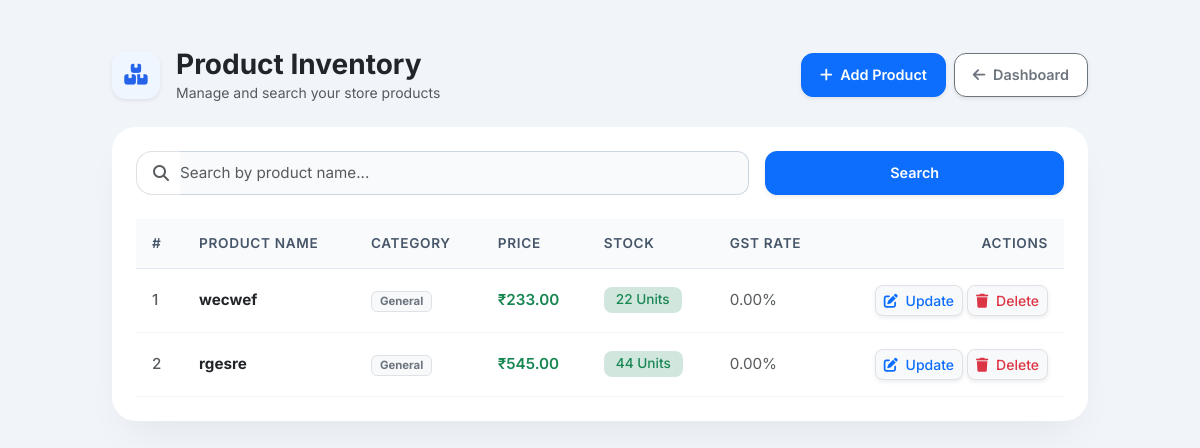
Page /products/ (signed in) on the earlier database version.
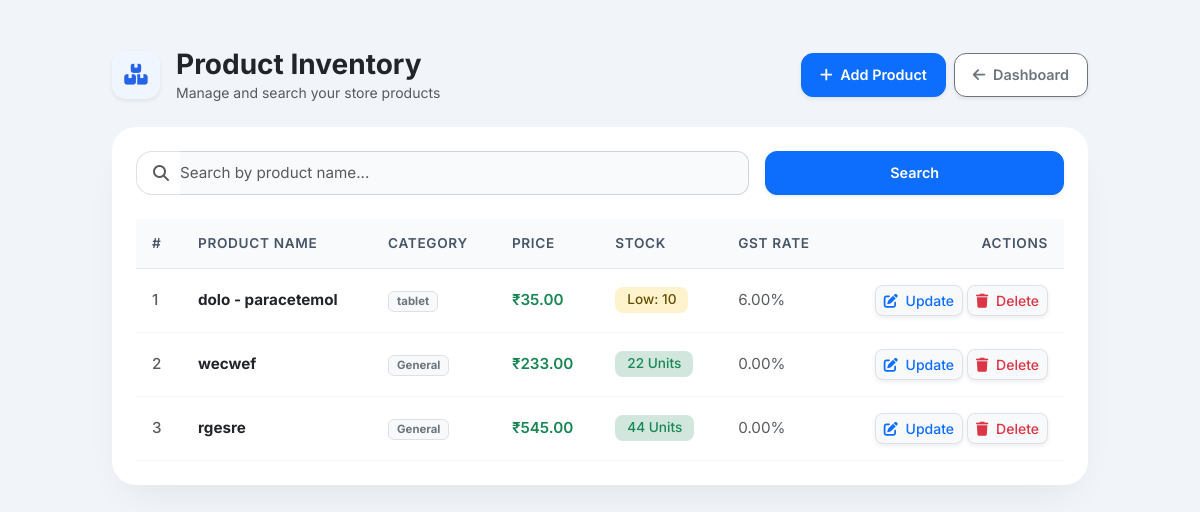
Same page on the later database version.
### billing_app/models.py (models this page shows, shortened)
class Product(models.Model):
    distributor = models.ForeignKey(User, on_delete=models.CASCADE)
    name = models.CharField(max_length=100)
    category = models.CharField(max_length=100, blank=True)
    price = models.DecimalField(max_digits=10, decimal_places=2)
    stock = models.IntegerField()
    gst_rate = models.DecimalField(max_digits=5, decimal_places=2, default=0.00)
    created_at = models.DateTimeField(auto_now_add=True)

### billing_app/views.py (the view)
# urls.py: path('products/', views.product_list_view, name='product_list'),
@login_required(login_url='login')
def product_list_view(request):
    query = request.GET.get('q', '')
    if query:
        products = Product.objects.filter(distributor=request.user, name__icontains=query).order_by('-created_at')
    else:
        products = Product.objects.filter(distributor=request.user).order_by('-created_at')
    paginator = Paginator(products, 10)
    page_number = request.GET.get('page')
    page_obj = paginator.get_page(page_number)
    return render(request, 'billing_app/product_list.html', {'page_obj': page_obj, 'query': query})

### billing_app/templates/billing_app/product_list.html (shortened to what the changed rows need)
<!DOCTYPE html>
<html lang="en">
<head>
    <link href="https://cdn.jsdelivr.net/npm/bootstrap@5.3.0/dist/css/bootstrap.min.css" rel="stylesheet">
    <link rel="stylesheet" href="https://cdnjs.cloudflare.com/ajax/libs/font-awesome/6.4.0/css/all.min.css">
</head>
<body class="py-5">
    <div class="container" style="max-width: 1000px;">
        <div class="card main-card p-4">
            <div class="table-responsive">
                <table class="table table-hover align-middle mb-0">
                    <thead>
                        <tr>
                            <th>#</th>
                            <th>Product Name</th>
                            <th>Category</th>
                            <th>Price</th>
                            <th>Stock</th>
                            <th>GST Rate</th>
                            <th class="text-end">Actions</th>
                        </tr>
                    </thead>
                    <tbody>
                        {% for product in page_obj %}
                        <tr>
                            <td class="text-muted fw-medium">{{ forloop.counter0|add:page_obj.start_index }}</td>
                            <td class="fw-bold text-dark">{{ product.name }}</td>
                            <td>
                                <span class="badge bg-light text-secondary border px-2 py-1">
                                    {{ product.category|default:"General" }}
                                </span>
                            </td>
                            <td class="fw-semibold text-success">₹{{ product.price }}</td>
                            <td>
                                {% if product.stock > 10 %}
                                    <span class="badge bg-success-subtle text-success badge-stock">{{ product.stock }} Units</span>
                                {% elif product.stock > 0 %}
                                    <span class="badge bg-warning-subtle text-warning-emphasis badge-stock">Low: {{ product.stock }}</span>
                                {% else %}
                                    <span class="badge bg-danger-subtle text-danger badge-stock">Out of Stock</span>
                                {% endif %}
                            </td>
                            <td class="text-muted">{{ product.gst_rate }}%</td>
                            <td class="text-end">
                                <div class="d-inline-flex gap-1">
                                    <a href="{% url 'update_product' product.pk %}"
                                       class="btn btn-sm btn-light text-primary border shadow-sm rounded-3 px-2.5 py-1 fw-medium"
                                       title="Update {{ product.name }}">
                                        <i class="fa-solid fa-pen-to-square me-1"></i> Update
                                    </a>
                                    <button type="button"
                                            class="btn btn-sm btn-light text-danger border shadow-sm rounded-3 px-2.5 py-1 fw-medium"
                                            data-bs-toggle="modal"
                                            data-bs-target="#deleteProductModal"
                                            data-product-name="{{ product.name }}"
                                            data-delete-url="{% url 'delete_product' product.pk %}"
                                            title="Delete {{ product.name }}">
                                        <i class="fa-solid fa-trash me-1"></i> Delete
                                    </button>
                                </div>
                            </td>
                        </tr>
                        {% endfor %}
                    </tbody>
                </table>
            </div>
        </div>
    </div>
</body>
</html>

Differences in the rows shown:
added Product: name "dolo - paracetemol", category "tablet", price "35.00", stock "10", gst_rate "6.00"
